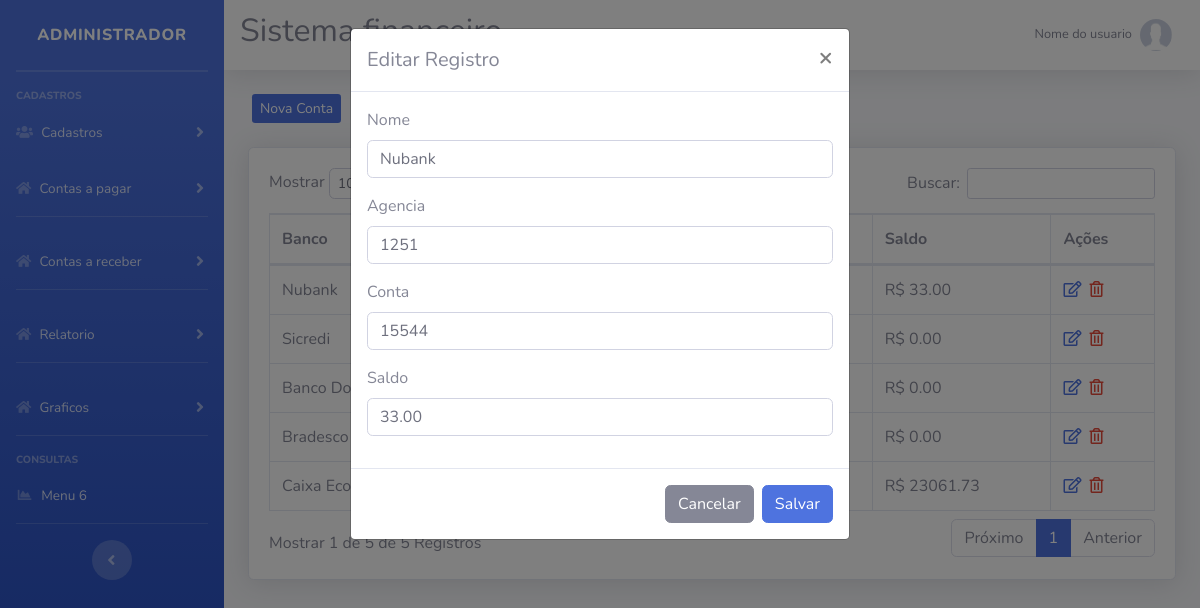
The page /sistema/index.php?pag=Conta&funcao=editar&id=6 on the database its author committed.
### tables this page shows
CREATE TABLE `conta` (
  `id` int(11) NOT NULL,
  `banco` varchar(50) NOT NULL,
  `agencia` varchar(10) NOT NULL,
  `conta` varchar(50) NOT NULL,
  `saldo` decimal(10,2) NOT NULL
);

### sistema/conta.php (the view, shortened to what this page needs)
<?php
$pag = "Conta";
require_once("../config/conexao.php");
?>
<div class="row mt-4 mb-4">
    <a type="button" class="btn-primary btn-sm ml-3 d-none d-md-block" href="index.php?pag=<?php echo $pag ?>&funcao=novo">Nova Conta</a>
</div>
<div class="card shadow mb-4">
    <div class="card-body">
        <div class="table-responsive">
            <table class="table table-bordered" id="dataTable" width="100%" cellspacing="0">
                <thead>
                    <tr>
                        <th width="40%" align="left">Banco</th>
                        <th >Agencia</th>
                        <th >Conta</th>
                        <th >Saldo</th>
                        <th>Ações</th>
                    </tr>
                </thead>
                <tbody>
                   <?php
                   $query = $pdo->query("SELECT * FROM conta order by id desc ");
                   $res = $query->fetchAll(PDO::FETCH_ASSOC);
                   for ($i=0; $i < count($res); $i++) {
                      $banco   = $res[$i]['banco'];
                      $agencia = $res[$i]['agencia'];
                      $conta   = $res[$i]['conta'];
                      $saldo   = $res[$i]['saldo'];
                      $id = $res[$i]['id'];
                      ?>
                    <tr>
                        <td><?php echo $banco ?></td>
                        <td><?php echo $agencia ?></td>
                        <td><?php echo $conta ?></td>
                        <td> <?php echo 'R$ ' . $saldo ?></td>
                        <td>
                             <a href="index.php?pag=<?php echo $pag ?>&funcao=editar&id=<?php echo $id ?>" class='text-primary mr-1' title='Editar Dados'><i class='far fa-edit'></i></a>
                            <a href="index.php?pag=<?php echo $pag ?>&funcao=excluir&id=<?php echo $id ?>" class='text-danger mr-1' title='Excluir Registro'><i class='far fa-trash-alt'></i></a>
                        </td>
                    </tr>
<?php } ?>
                </tbody>
            </table>
        </div>
    </div>
</div>
<div class="modal fade" id="modalDados" tabindex="-1" role="dialog" aria-labelledby="exampleModalLabel" aria-hidden="true">
    <div class="modal-dialog" role="document">
        <div class="modal-content">
            <div class="modal-header">
                <?php
                if (@$_GET['funcao'] == 'editar') {
                    $titulo = "Editar Registro";
                    $id2 = $_GET['id'];
                    $query = $pdo->query("SELECT * FROM conta where id = '" . $id2 . "' ");
                    $res = $query->fetchAll(PDO::FETCH_ASSOC);
                    $banco2   = $res[0]['banco'];
                    $agencia2 = $res[0]['agencia'];
                    $conta2   = $res[0]['conta'];
                    $saldo2   = $res[0]['saldo'];
                } else {
                    $titulo = "Inserir Registro";
                }
                ?>
                <h5 class="modal-title" id="exampleModalLabel"><?php echo $titulo ?></h5>
                <button type="button" class="close" data-dismiss="modal" aria-label="Close">
                    <span aria-hidden="true">&times;</span>
                </button>
            </div>
            <form id="form" method="POST">
                <div class="modal-body">
                    <div class="form-group">
                        <label >Nome</label>
                        <input value="<?php echo @$banco2 ?>" type="text" class="form-control" id="nome_banco" name="nome_banco" placeholder="Nome">
                    </div>
                    <div class="form-group">
                        <label >Agencia</label>
                        <input value="<?php echo @$agencia2 ?>" type="number" class="form-control" id="agencia_banco" name="agencia_banco" placeholder="Agencia">
                    </div>
                    <div class="form-group">
                        <label >Conta</label>
                        <input value="<?php echo @$conta2 ?>" type="number" class="form-control" id="conta_banco" name="conta_banco" placeholder="Conta">
                    </div>
                    <div class="form-group">
                        <label >Saldo</label>
                        <input value="<?php echo @$saldo2 ?>" type="text" class="form-control" id="saldo_banco" name="saldo_banco" placeholder="Saldo">
                    </div>
                </div>
                <div class="modal-footer">
                    <button type="button" id="btn-fechar" class="btn btn-secondary" data-dismiss="modal">Cancelar</button>
                    <button type="submit" name="btn-salvar" id="btn-salvar" class="btn btn-primary">Salvar</button>
                </div>
            </form>
        </div>
    </div>
</div>

### rows shown on the page
conta: banco "Nubank", saldo "33.00", nome_banco "Nubank", agencia_banco "1251", conta_banco "15544", saldo_banco "33.00"
conta: banco "Sicredi", saldo "0.00"
conta: banco "Banco Do Brasil", saldo "0.00"
conta: banco "Bradesco", saldo "0.00"
conta: banco "Caixa Ecomonica", saldo "23061.73"

### other values the page prints
$titulo "Editar Registro"
